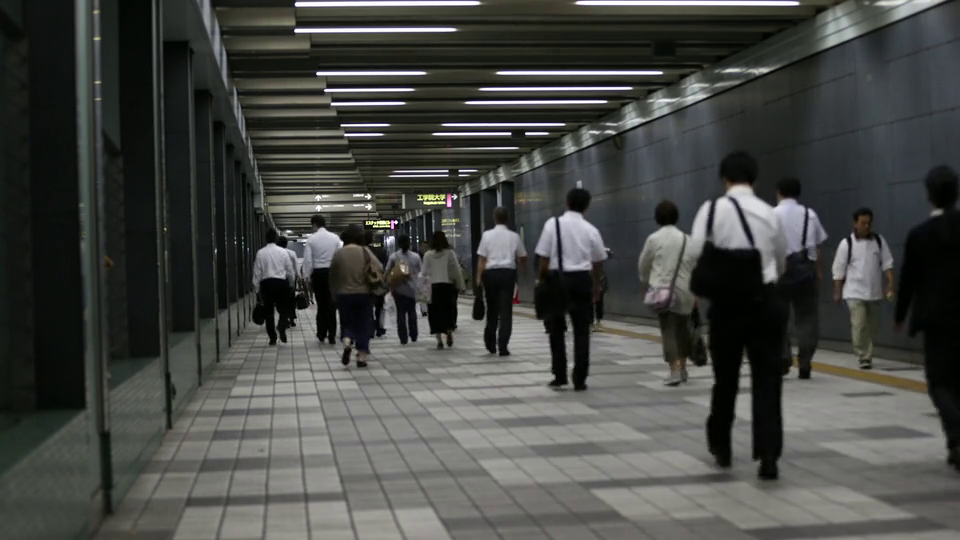
#> input picture frame 33 of video/people_flow.mp4, 960 x 540 px
$ python ObjectDetectingHaar.py
#> lines starting #> are read from the running program, lines starting #| are printed output that depends on the picture; after the words box and inside, x2 and y2 are one past the last pixel; in counts of white or black regions, pixels touching at a corner belong together
import cv2
import numpy as np

cap = cv2.VideoCapture('video/people_flow.mp4')

while True:
    _, frame = cap.read()
#> frame is the input picture: shape (540, 960, 3); mean B, G, R 68.6, 71.5, 70.1

    frame = cv2.resize(frame, None,
                       fx=0.5, fy=0.5,
                       interpolation=cv2.INTER_AREA)
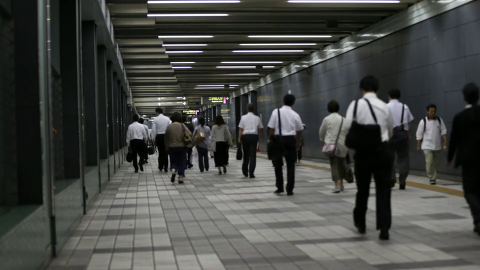
#> frame: shape (270, 480, 3); mean B, G, R 68.7, 71.7, 70.3

    grey = cv2.cvtColor(frame, cv2.COLOR_BGR2GRAY)
    blur = cv2.GaussianBlur(grey, (5, 5), 0)
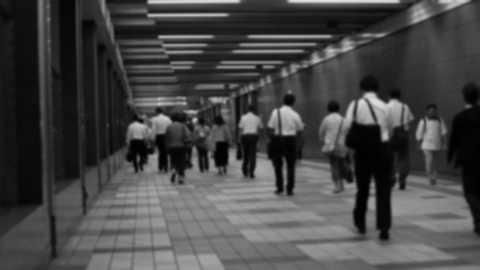
#> blur: shape (270, 480); min 1, max 225, mean 70.9
    dilated = cv2.dilate(blur, np.ones((3, 3)))
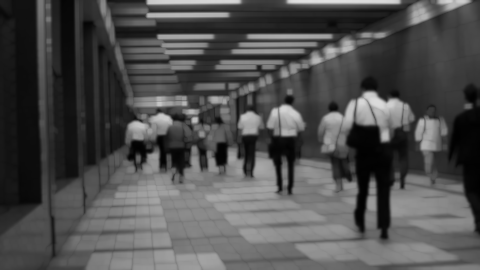
#> dilated: shape (270, 480); min 1, max 225, mean 79.3

    kernel = cv2.getStructuringElement(cv2.MORPH_ELLIPSE, (2, 2))
    closing = cv2.morphologyEx(dilated, cv2.MORPH_CLOSE, kernel)
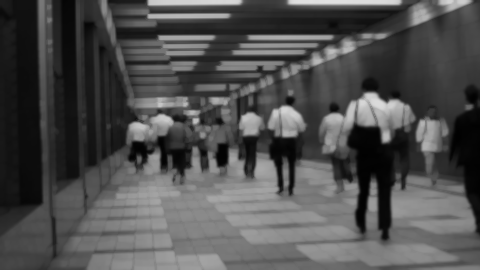
#> closing: shape (270, 480); min 1, max 225, mean 79.6

    people_cascade_src = 'haarcascade_fullbody.xml'
    people_cascade = cv2.CascadeClassifier(people_cascade_src)
    people = people_cascade.detectMultiScale(closing, 1.1, 1)
#> people = [[208, 132, 28, 55], [233, 128, 31, 62], [222, 85, 50, 102], [256, 98, 56, 113], [143, 95, 66, 133], [246, 69, 74, 149], [318, 57, 102, 205]]

    for (x, y, w, h) in people:
        cv2.rectangle(frame, (x, y), (x + w, y + h), (0, 255, 0), 3)
#> this loop made 7 passes
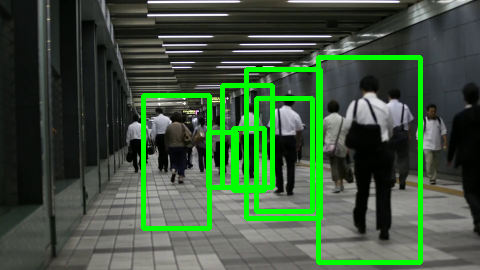
#> frame: shape (270, 480, 3); 8.43% of pixels changed, all inside (x1, y1, x2, y2) = (141, 55, 423, 265)

    # Display the output
    cv2.imshow('People', frame)

    c = cv2.waitKey(1)
#> (key Esc is pressed here)
    if c == 27:
        break

cap.release()

cv2.destroyAllWindows()

$ run again, starting later in the video
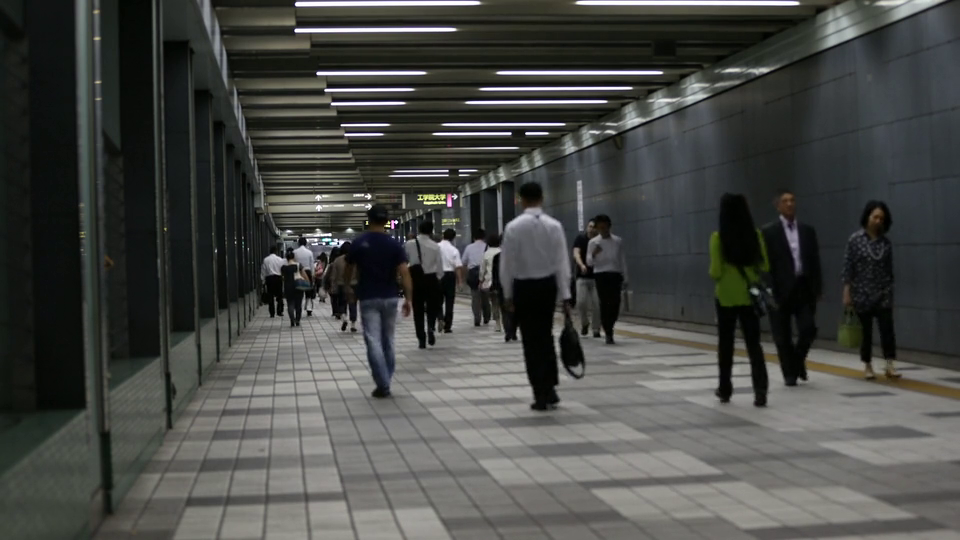
#> input picture frame 148 of video/people_flow.mp4, 960 x 540 px
#> frame is the input picture: shape (540, 960, 3); mean B, G, R 68.6, 71.5, 70.1
#> `closing = cv2.morphologyEx(dilated, cv2.MORPH_CLOSE, kernel)`:
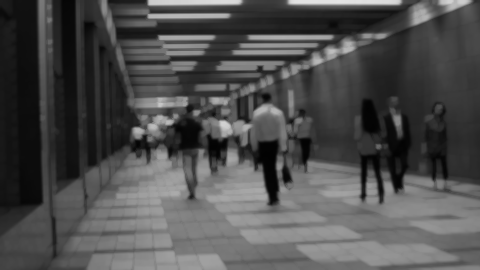
#> closing: shape (270, 480); min 2, max 228, mean 78.9
#> people = [[198, 122, 30, 60], [243, 109, 57, 115], [230, 51, 90, 180]]
#> the loop `for (x, y, w, h) in people:` made 3 passes
#> after the loop `for (x, y, w, h) in people:`:
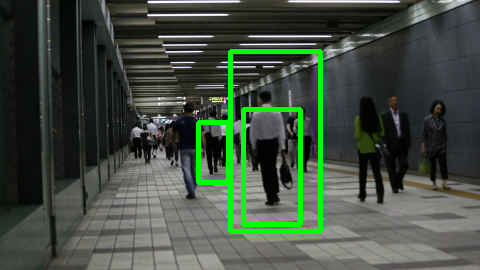
#> frame: shape (270, 480, 3); mean B, G, R 64.7, 77.7, 66.2

$ run again, starting later in the video
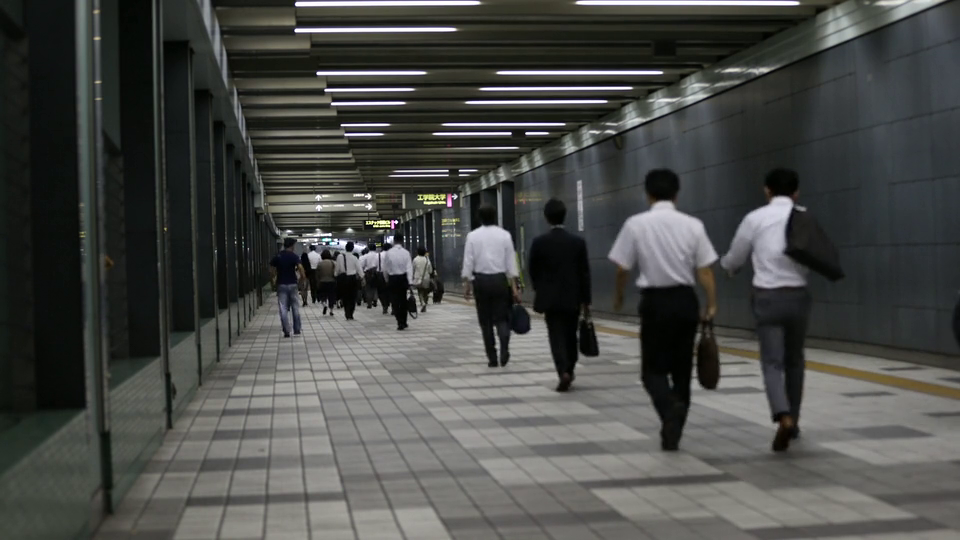
#> input picture frame 264 of video/people_flow.mp4, 960 x 540 px
#> frame is the input picture: shape (540, 960, 3); mean B, G, R 71.1, 73.9, 72.5
#> `closing = cv2.morphologyEx(dilated, cv2.MORPH_CLOSE, kernel)`:
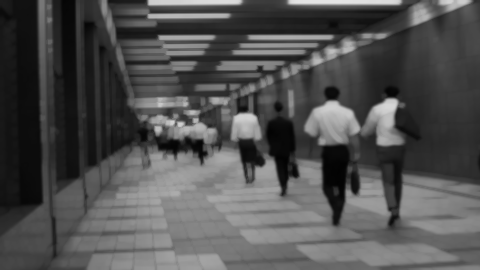
#> closing: shape (270, 480); min 2, max 228, mean 81.3
#> people = [[231, 127, 33, 67], [255, 93, 58, 116], [305, 127, 57, 115], [366, 134, 52, 104], [219, 86, 55, 111], [287, 58, 86, 171]]
#> the loop `for (x, y, w, h) in people:` made 6 passes
#> after the loop `for (x, y, w, h) in people:`:
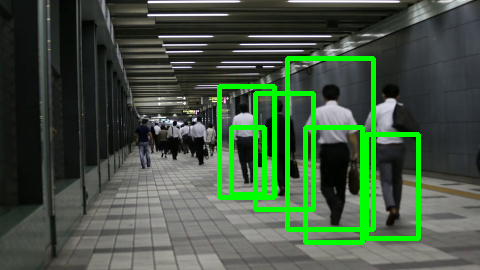
#> frame: shape (270, 480, 3); mean B, G, R 64.5, 86.2, 65.7
